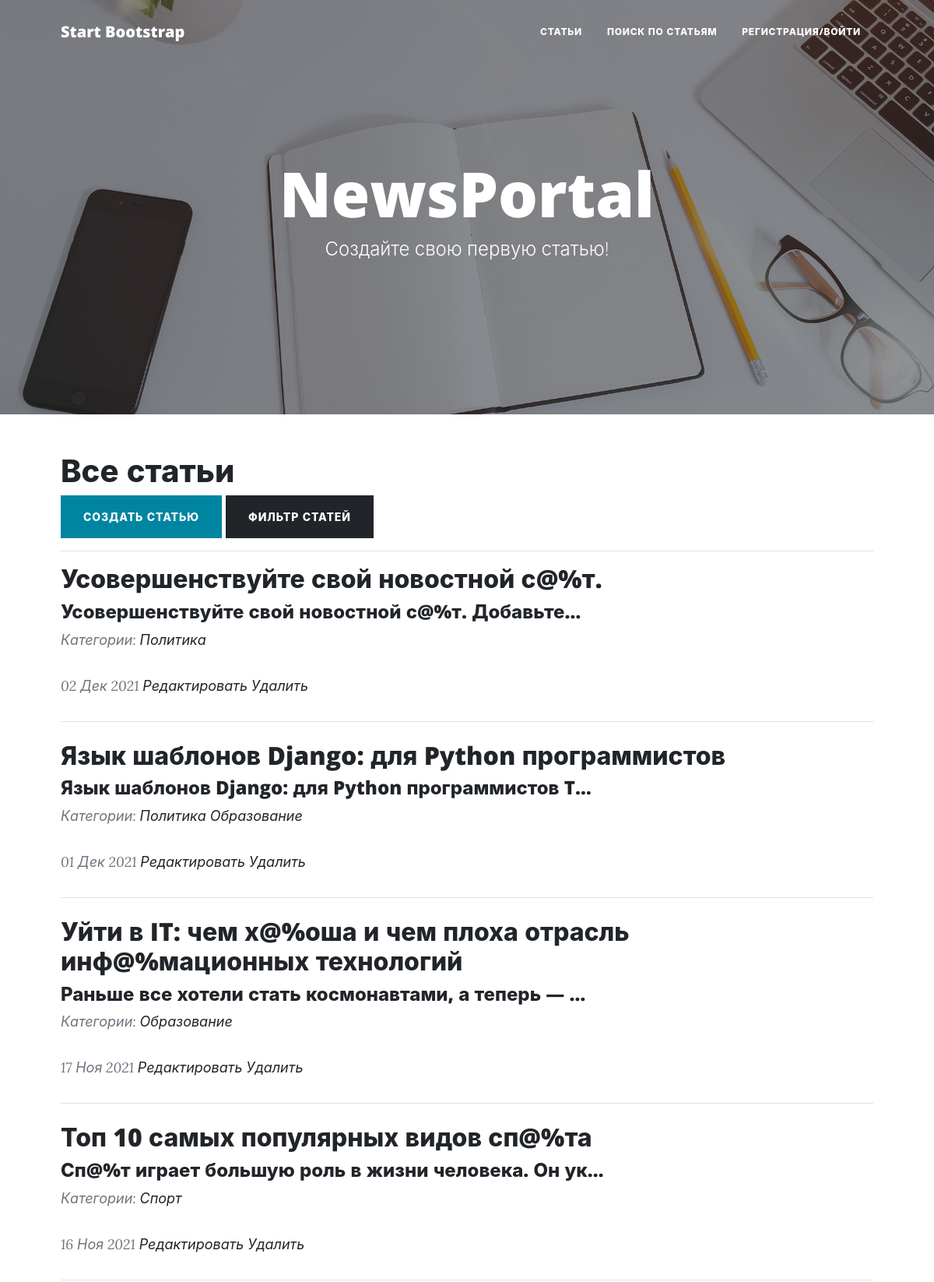
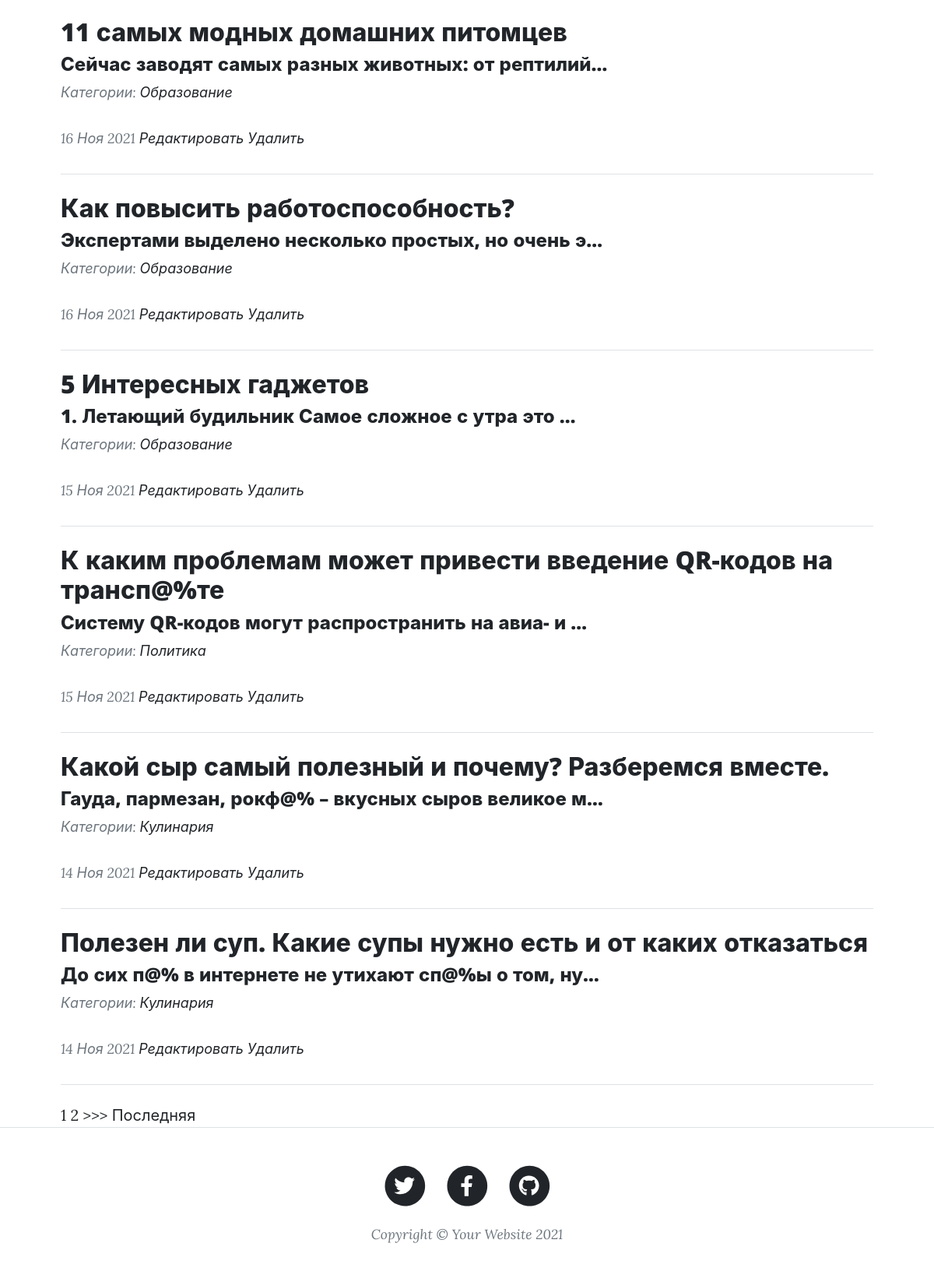
Page /news/ on the committed database (2 pictures, top to bottom).
### news/models.py (models this page shows, shortened)
class Post (models.Model):
    news = "Н"
    article = "С"
    TYPE= [
        (news, 'Новость'),
        (article, 'Статья'),
    ]
    author = models.ForeignKey('Author', on_delete = models.CASCADE, verbose_name='Автор')
    type = models.CharField(max_length = 1, choices = TYPE, default = news, verbose_name='Тип')
    date = models.DateTimeField(verbose_name='Дата')
    category = models.ManyToManyField(Category, through = 'PostCategory', verbose_name='Категория')
    title = models.CharField(max_length = 255, verbose_name='Название')
    text = models.TextField(blank = True, verbose_name='Текст')
    rating = models.IntegerField(default = 0, verbose_name='Рейтинг')

class Category (models.Model):
    name = models.CharField(max_length = 255, unique = True)
    subscribers = models.ManyToManyField(User, verbose_name='Подписчики')

### news/views.py (the view)
# urls.py: path('', NewsList.as_view() , name="news_list"),
class NewsList(ListView):
    model = Post
    template_name = 'news_list.html'
    context_object_name = 'news_list'
    ordering = ['-date']
    paginate_by = 10
    queryset = Post.objects.order_by('-date')

### news/templatetags/custom_filters.py (called while the page is built)
@register.filter(name='censor')
def censor(value):
    if isinstance(value, str):
        list = ['ух', 'ор', 'ах', 'ай'] # Список нецензурных слов
        for A in list:
            value = value.replace(A, '@%') # Замена совпадений подстроки на @!#%
        return str(value)
    else:
        raise ValueError(f'Нельзя преобразовать {type(value)}')

### templates/news_list.html (shortened to what this page needs)
{% extends 'flatpages/default.html' %}
{% load custom_filters %}
{% block content %}
    <h1>Все статьи</h1>
    <a class="btn btn-primary text-uppercase" href="{% url 'news_add' %}">Создать статью</a>
    <a class="btn btn-dark text-uppercase" href="{% url 'search' %}">Фильтр статей</a>
    <hr>
    {% if news_list %}
        {% for news in news_list %}
        <div class="post-preview">
            <a href="post.html">
                <h2 class="post-title"><a href="{% url 'news_detail' news.pk %}">{{ news.title|censor }}</a></h2>
                <h4 class="post-subtitle">{{ news.text|truncatechars:50|censor }}</h4>
            </a>
            <p class="post-meta">
                Категории:
                {% for category in news.category.all %}
                <a href="{% url 'category_detail' category.pk %}">{{category.name}}</a>
                {% endfor%}
            </p>
            <p class="post-meta"><i>{{ news.date|date:'d M Y' }}</i>
                <a href="{% url 'news_edit' news.pk %}">Редактировать</a>
                <a href="{% url 'news_delete' news.pk %}">Удалить</a>
            </p>
        </div>
        <hr class="my-4" />
        {% endfor %}
    {% else %}
        <h2>Статей нет!</h2>
    {% endif %}
    {% if is_paginated %}
        {% for num in page_obj.paginator.page_range %}
            {% if page_obj.number == num %}
                <a>{{ num }}</a>
            {% elif num > page_obj.number|add:'-3' and num < page_obj.number|add:'3' %}
                <a href="?page={{ num }}">{{ num }}</a>
            {% endif %}
        {% endfor %}
        {% if page_obj.has_next %}
            <a href="?page={{ page_obj.next_page_number }}">>>></a>
            <a href="?page={{ page_obj.paginator.num_pages }}">Последняя</a>
        {% endif %}
    {% endif %}
{% endblock content %}

### templates/flatpages/default.html (shortened to what this page needs)
{% load static %}
<!DOCTYPE html>
<html lang="en">
<head>
        <link href="{% static  'bootstrap/css/styles.css' %}" rel="stylesheet" />
</head>
<body>
    <nav class="navbar navbar-expand-lg navbar-light" id="mainNav">
        <div class="container px-4 px-lg-5">
            <a class="navbar-brand" href="index.html">Start Bootstrap</a>
            <div class="collapse navbar-collapse" id="navbarResponsive">
                <ul class="navbar-nav ms-auto py-4 py-lg-0">
                    <li class="nav-item"><a class="nav-link px-lg-3 py-3 py-lg-4" href="{% url 'news_list' %}">Статьи</a></li>
                    <li class="nav-item"><a class="nav-link px-lg-3 py-3 py-lg-4" href="{% url 'search' %}">Поиск по статьям</a></li>
                    <li class="nav-item">{% block menu %}<a class="nav-link px-lg-3 py-3 py-lg-4" href="/">Регистрация/Войти{% endblock %}</a></li>
                </ul>
            </div>
        </div>
    </nav>
    <header class="masthead" style="background-image: url('/static/bootstrap/assets/img/home-bg.jpg')">
        <div class="container position-relative px-4 px-lg-5">
            <div class="row gx-4 gx-lg-5 justify-content-center">
                <div class="col-md-10 col-lg-8 col-xl-7">
                    <div class="site-heading">
                        <h1>NewsPortal</h1>
                        <span class="subheading"><a class="text-white" href="{% url 'news_add' %}">Создайте свою первую статью!</a></span>
                    </div>
                </div>
            </div>
        </div>
    </header>
    <div class="container px-4 px-lg-5">
        <div class="row gx-4 gx-lg-5 justify-content-center">
            <div class="col-12" >
                {% block content %}
                {% endblock %}
            </div>
        </div>
    </div>
    <footer class="border-top">
        <div class="container px-4 px-lg-5">
            <div class="row gx-4 gx-lg-5 justify-content-center">
                <div class="col-md-10 col-lg-8 col-xl-7">
                    <ul class="list-inline text-center">
                        <li class="list-inline-item">
                            <a href="#!">
                                <span class="fa-stack fa-lg">
                                    <i class="fas fa-circle fa-stack-2x"></i>
                                    <i class="fab fa-twitter fa-stack-1x fa-inverse"></i>
                                </span>
                            </a>
                        </li>
                        <li class="list-inline-item">
                            <a href="#!">
                                <span class="fa-stack fa-lg">
                                    <i class="fas fa-circle fa-stack-2x"></i>
                                    <i class="fab fa-facebook-f fa-stack-1x fa-inverse"></i>
                                </span>
                            </a>
                        </li>
                        <li class="list-inline-item">
                            <a href="#!">
                                <span class="fa-stack fa-lg">
                                    <i class="fas fa-circle fa-stack-2x"></i>
                                    <i class="fab fa-github fa-stack-1x fa-inverse"></i>
                                </span>
                            </a>
                        </li>
                    </ul>
                    <div class="small text-center text-muted fst-italic">Copyright &copy; Your Website 2021</div>
                </div>
            </div>
        </div>
    </footer>
</body>
</html>

### rows in the picture
Post: title|censor "Усовершенствуйте свой новостной с@%т.", text|censor "Усовершенствуйте свой новостной с@%т. Добавьте…", date "02 Дек 2021"
Category: name "Политика"
Post: title|censor "Язык шаблонов Django: для Python программистов", text|censor "Язык шаблонов Django: для Python программистов T…", date "01 Дек 2021"
Category: name "Образование"
Post: title|censor "Уйти в IT: чем х@%оша и чем плоха отрасль инф@%мационных технологий", text|censor "Раньше все хотели стать космонавтами, а теперь — …", date "17 Ноя 2021"
Post: title|censor "Топ 10 самых популярных видов сп@%та", text|censor "Сп@%т играет большую роль в жизни человека. Он ук…", date "16 Ноя 2021"
Category: name "Спорт"
Post: title|censor "11 самых модных домашних питомцев", text|censor "Сейчас заводят самых разных животных: от рептилий…", date "16 Ноя 2021"
Post: title|censor "Как повысить работоспособность?", text|censor "Экспертами выделено несколько простых, но очень э…", date "16 Ноя 2021"
Post: title|censor "5 Интересных гаджетов", text|censor "1. Летающий будильник Самое сложное с утра это …", date "15 Ноя 2021"
Post: title|censor "К каким проблемам может привести введение QR-кодов на трансп@%те", text|censor "Систему QR-кодов могут распространить на авиа- и …", date "15 Ноя 2021"
Post: title|censor "Какой сыр самый полезный и почему? Разберемся вместе.", text|censor "Гауда, пармезан, рокф@% – вкусных сыров великое м…", date "14 Ноя 2021"
Category: name "Кулинария"
Post: title|censor "Полезен ли суп. Какие супы нужно есть и от каких отказаться", text|censor "До сих п@% в интернете не утихают сп@%ы о том, ну…", date "14 Ноя 2021"

### other values in the picture
{{ num }} "1"
{{ num }} "2"
